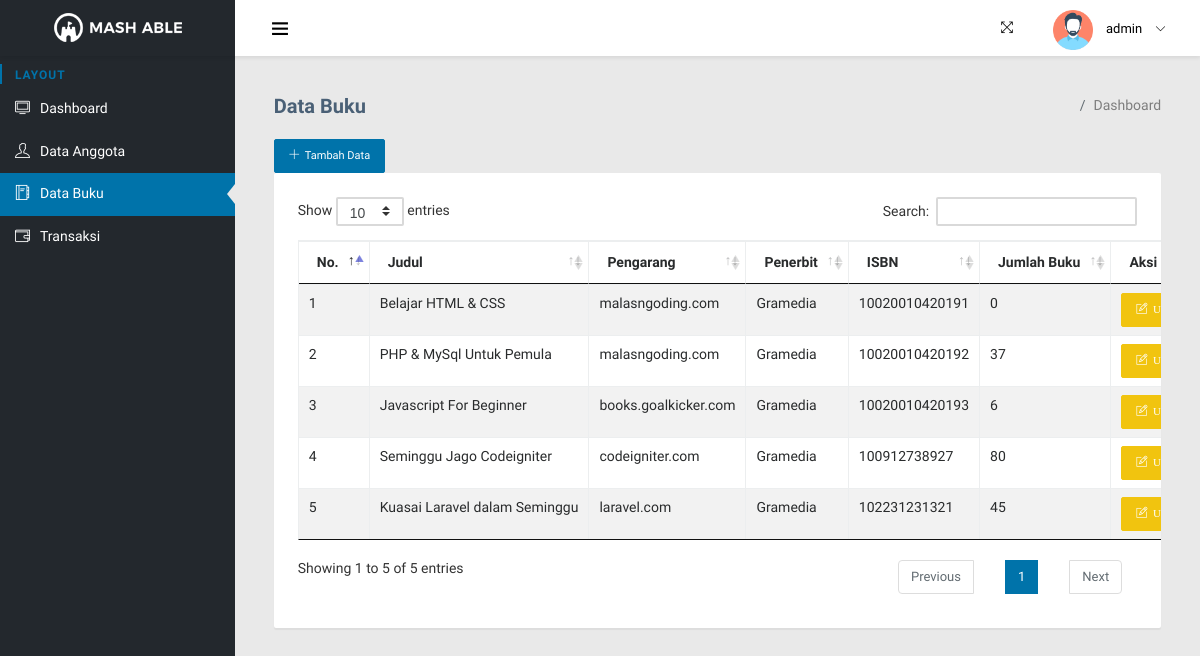
The app's page /index.php?page=buku (signed in) with its own data.
### tables this page shows
CREATE TABLE `tb_user` (
  `id` int(10) NOT NULL,
  `username` varchar(100) NOT NULL,
  `password` varchar(200) NOT NULL,
  `nama` varchar(150) NOT NULL,
  `level` varchar(30) NOT NULL,
  `foto` varchar(250) NOT NULL
);

CREATE TABLE `tb_buku` (
  `id` int(9) NOT NULL,
  `judul` varchar(200) NOT NULL,
  `pengarang` varchar(100) NOT NULL,
  `penerbit` varchar(150) NOT NULL,
  `tahun_terbit` varchar(4) NOT NULL,
  `isbn` varchar(25) NOT NULL,
  `jumlah_buku` int(3) NOT NULL,
  `lokasi` enum('rak1','rak2','rak3') NOT NULL,
  `tgl_input` date NOT NULL
);

### page/buku/buku.php (the view, shortened to what this page needs)
<div class="page-header">
    <div class="page-header-title">
        <h4>Data Buku</h4>
    </div>
    <div class="page-header-breadcrumb">
        <ul class="breadcrumb-title">
            <li class="breadcrumb-item">
                <a href="#!">
                    <i class="icofont icofont-home"></i>
                </a>
            </li>
            <li class="breadcrumb-item"><a href="#!">Dashboard</a>
            </li>
        </ul>
    </div>
</div>
<div class="page-body">
    <a href="?page=buku&aksi=tambah" class="btn btn-primary btn-sm"><i class="ti-plus"></i>Tambah Data</a>
	<div class="row">
        <div class="col-md-12">
            <div class="card card-contact borderless-card">
                <div class="table-responsive p-4">
                    <table class="table table-striped table-bordered table-hover" id="dataTable">
                        <thead>
                            <tr>
                                <th>No.</th>
                                <th>Judul</th>
                                <th>Pengarang</th>
                                <th>Penerbit</th>
                                <th>ISBN</th>
                                <th>Jumlah Buku</th>
                                <th>Aksi</th>
                            </tr>
                        </thead>
                        <tbody>
                            <?php
                                $no=1;
                                $sql=$koneksi->query("SELECT*FROM tb_buku");
                                while ($data=$sql->fetch_assoc()) {
                             ?>
                            <tr class="odd gradeX">
                                <td><?php echo $no++; ?></td>
                                <td><?php echo $data['judul']; ?></td>
                                <td><?php echo $data['pengarang']; ?></td>
                                <td><?php echo $data['penerbit']; ?></td>
                                <td><?php echo $data['isbn']; ?></td>
                                <td><?php echo $data['jumlah_buku']; ?></td>
                                <td>
                                    <a href="?page=buku&aksi=ubah&id=<?php echo $data['id']; ?>" class="btn btn-warning btn-sm">
                                        <i class="ti-pencil-alt">&nbsp;Ubah</i>
                                    </a>
                                </td>
                            </tr>
                            <?php } ?>
                        </tbody>
                    </table>
                </div>
            </div>
        </div>
	</div>
</div>

### index.php (shortened to what this page needs)
<?php
    include 'koneksi.php';
    $id_petugas=$_SESSION['petugas']['id'];
        $ambil=$koneksi->query("SELECT*FROM tb_user WHERE id='$id_petugas' ");
        $pecah=$ambil->fetch_assoc();
 ?>
<!DOCTYPE html>
<html lang="en">
<head>
        <link rel="stylesheet" type="text/css" href="assets/plugins/bootstrap/dist/css/bootstrap.min.css">
    <link rel="stylesheet" type="text/css" href="assets/icon/themify-icons/themify-icons.css">
    <link rel="stylesheet" type="text/css" href="assets/icon/icofont/css/icofont.css">
    <link rel="stylesheet" type="text/css" href="assets/pages/flag-icon/flag-icon.min.css">
    <link rel="stylesheet" type="text/css" href="assets/pages/menu-search/css/component.css">
    <link rel="stylesheet" type="text/css" href="assets/css/style.css">
    <link rel="stylesheet" type="text/css" href="assets/css/linearicons.css" >
    <link rel="stylesheet" type="text/css" href="assets/css/simple-line-icons.css">
    <link rel="stylesheet" type="text/css" href="assets/css/jquery.mCustomScrollbar.css">
    <link rel="stylesheet" type="text/css" href="assets/plugins/dataTables/css/jquery.dataTables.css">
    <link rel="stylesheet" type="text/css" href="assets/plugins/dataTables/css/dataTables.bootstrap4.min.css">
</head>
<body>
    <div id="pcoded" class="pcoded">
        <div class="pcoded-container navbar-wrapper">
            <nav class="navbar header-navbar pcoded-header" >
                <div class="navbar-wrapper">
                    <div class="navbar-logo" navbar-theme="theme4">
                        <a href="#!">
                            <img class="img-fluid" src="assets/images/logo.png" alt="Theme-Logo" />
                        </a>
                    </div>
                    <div class="navbar-container container-fluid">
                        <div>
                            <ul class="nav-left">
                                <li>
                                    <div class="sidebar_toggle"><a href="javascript:void(0)"><i class="ti-menu"></i></a></div>
                                </li>
                            </ul>
                            <ul class="nav-right">
                                <li>
                                    <a href="#!" onclick="javascript:toggleFullScreen()">
                                        <i class="ti-fullscreen"></i>
                                    </a>
                                </li>
                                <li class="user-profile header-notification">
                                    <a href="#!">
                                        <img src="assets/images/user.png" alt="User-Profile-Image">
                                        <span><?php echo $pecah['nama']; ?></span>
                                        <i class="ti-angle-down"></i>
                                    </a>
                                </li>
                            </ul>
                        </div>
                    </div>
                </div>
            </nav>
            <div class="pcoded-main-container">
                <div class="pcoded-wrapper">
                    <nav class="pcoded-navbar" >
                        <div class="pcoded-inner-navbar main-menu">
                            <div class="pcoded-navigatio-lavel">Layout</div>
                            <ul class="pcoded-item pcoded-left-item">
                                <li class="<?php if(!$_GET['page']){ echo 'pcoded-trigger active'; } ?>">
                                    <a href="index.php">
                                        <span class="pcoded-micon"><i class="ti-desktop"></i></span>
                                        <span class="pcoded-mtext">Dashboard</span>
                                    </a>
                                </li>
                                <li class="<?php if($_GET['page']=='anggota'){ echo 'pcoded-trigger active'; } ?>">
                                    <a href="?page=anggota">
                                        <span class="pcoded-micon"><i class="ti-user"></i></span>
                                        <span class="pcoded-mtext">Data Anggota</span>
                                    </a>
                                </li>
                                <li class="<?php if($_GET['page']=='buku'){ echo 'pcoded-trigger active'; } ?>">
                                    <a href="?page=buku">
                                        <span class="pcoded-micon"><i class="ti-agenda"></i></span>
                                        <span class="pcoded-mtext">Data Buku</span>
                                        <span class="pcoded-mcaret"></span>
                                    </a>
                                </li>
                                <li class="<?php if($_GET['page']=='transaksi'){ echo 'pcoded-trigger active'; } ?> ">
                                    <a href="?page=transaksi">
                                        <span class="pcoded-micon"><i class="ti-wallet"></i></span>
                                        <span class="pcoded-mtext">Transaksi</span>
                                    </a>
                                </li>
                            </ul>
                        </div>
                    </nav>
                    <div class="pcoded-content">
                        <div class="pcoded-inner-content">
                            <div class="main-body">
                                <div class="page-wrapper">
                                    <?php
                                        $page=$_GET['page'];
                                        $aksi=$_GET['aksi'];
                                        if ($page=="anggota") {
                                            if ($aksi=="") {
                                                include 'page/anggota/anggota.php';
                                            }elseif ($aksi=="tambah") {
                                                include 'page/anggota/tambah.php';
                                            }elseif ($aksi=="ubah") {
                                                include 'page/anggota/ubah.php';
                                            }elseif ($aksi=="hapus"){
                                                include 'page/anggota/hapus.php';
                                            }
                                        }elseif ($page=="buku") {
                                            if ($aksi=="") {
                                                include 'page/buku/buku.php';
                                            }elseif ($aksi=="tambah") {
                                                include 'page/buku/tambah.php';
                                            }elseif ($aksi=="ubah") {
                                                include 'page/buku/ubah.php';
                                            }elseif ($aksi=="hapus"){
                                                include 'page/buku/hapus.php';
                                            }
                                        }elseif ($page==""){
                                            include 'home.php';
                                        }
                                     ?>
                                </div>
                            </div>
                        </div>
                    </div>
                </div>
            </div>
        </div>
    </div>
</body>
</html>

### records on screen
tb_user: nama "admin"
tb_buku: judul "Belajar HTML & CSS", pengarang "malasngoding.com", penerbit "Gramedia", isbn "10020010420191", jumlah_buku "0"
tb_buku: judul "PHP & MySql Untuk Pemula", pengarang "malasngoding.com", penerbit "Gramedia", isbn "10020010420192", jumlah_buku "37"
tb_buku: judul "Javascript For Beginner", pengarang "books.goalkicker.com", penerbit "Gramedia", isbn "10020010420193", jumlah_buku "6"
tb_buku: judul "Seminggu Jago Codeigniter", pengarang "codeigniter.com", penerbit "Gramedia", isbn "100912738927", jumlah_buku "80"
tb_buku: judul "Kuasai Laravel dalam Seminggu", pengarang "laravel.com", penerbit "Gramedia", isbn "102231231321", jumlah_buku "45"
